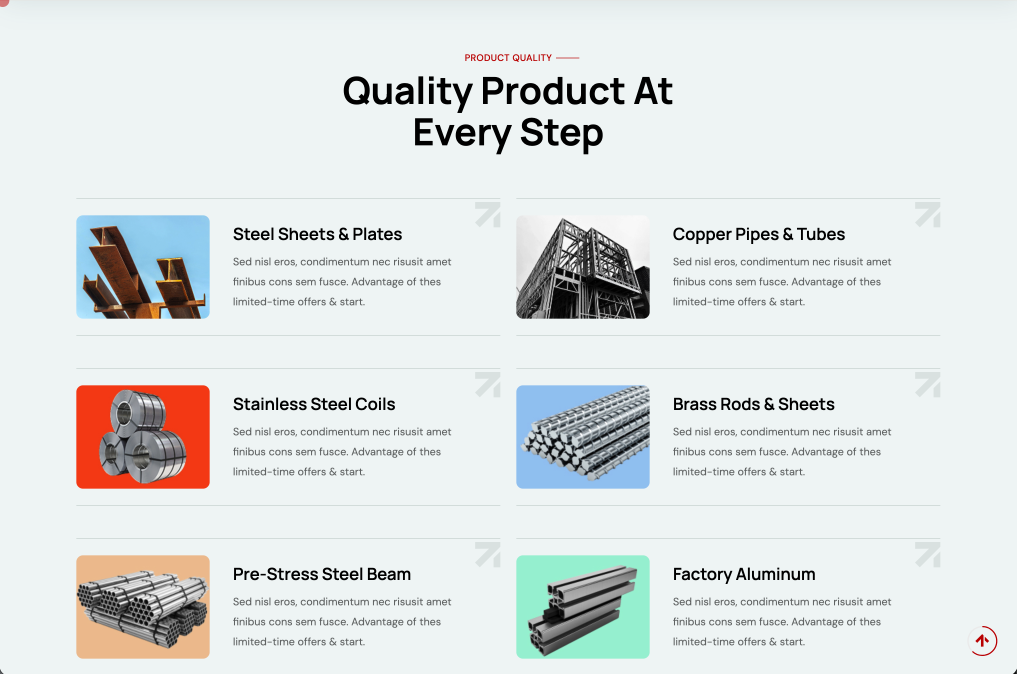
#> input picture produkty.png, 3050 x 2022 px, found by its file name (shown at 1/3 size)
$ python print_img.py
#> lines starting #> are read from the running program, lines starting #| are printed output that depends on the picture
from PIL import Image
import sys

# Load image
img = Image.open('/Users/jakubchutnak/Sites/eurotrademetal/produkty.png')
#> img is the input picture: PIL image 3050x2022 RGBA; mean R, G, B, A 221.5, 226, 225.4, 255
# Resize to fit terminal roughly (e.g. 100 chars wide)
width = 80
ratio = img.height / img.width
#> ratio = 0.663
height = int(width * ratio * 0.5) # 0.5 because terminal chars are twice as tall as they are wide roughly
#> height = 26
img = img.resize((width, height))
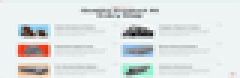
#> img: PIL image 80x26 RGBA (shown 3 times larger); mean R, G, B, A 221.5, 226, 225.4, 255
img = img.convert('RGB')
#> img: PIL image 80x26 RGB

# ANSI escape code for truecolor background
def print_color(r, g, b):
    return f"\033[48;2;{r};{g};{b}m \033[0m"

for y in range(height):
    line = ""
    for x in range(width):
        r, g, b = img.getpixel((x, y))
        line += print_color(r, g, b)
    print(line)

$ run again, with contact-form.png copied over produkty.png
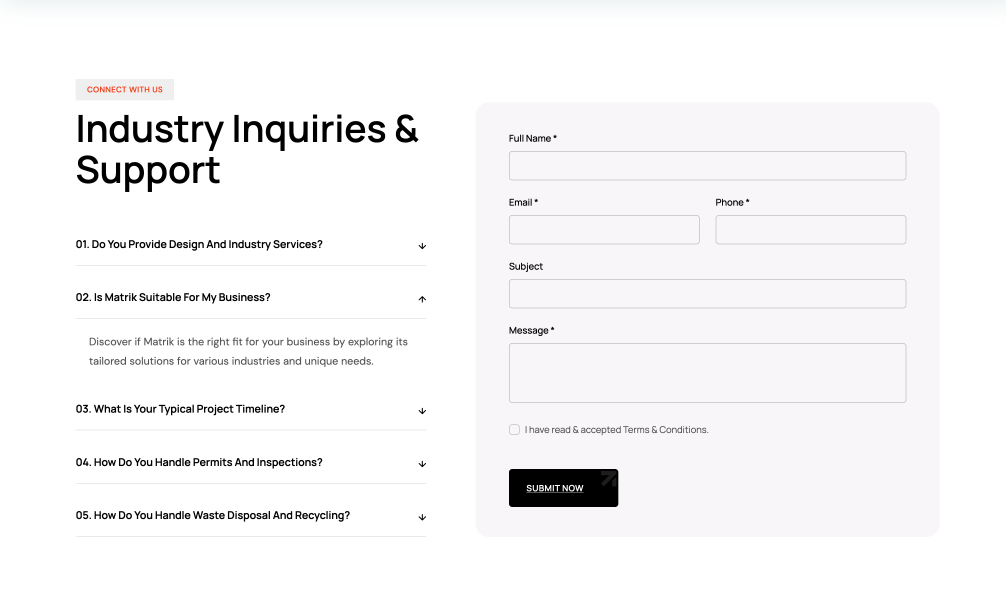
#> input picture contact-form.png, 3018 x 1840 px, found by its file name (shown at 1/3 size)
#> img is the input picture: PIL image 3018x1840 RGBA; mean R, G, B, A 246.7, 245.8, 247.1, 255
#> `img = img.resize((width, height))`:
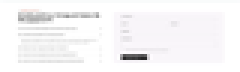
#> img: PIL image 80x24 RGBA (shown 3 times larger); mean R, G, B, A 246.6, 245.7, 246.9, 255

$ run again, with cta.png copied over produkty.png
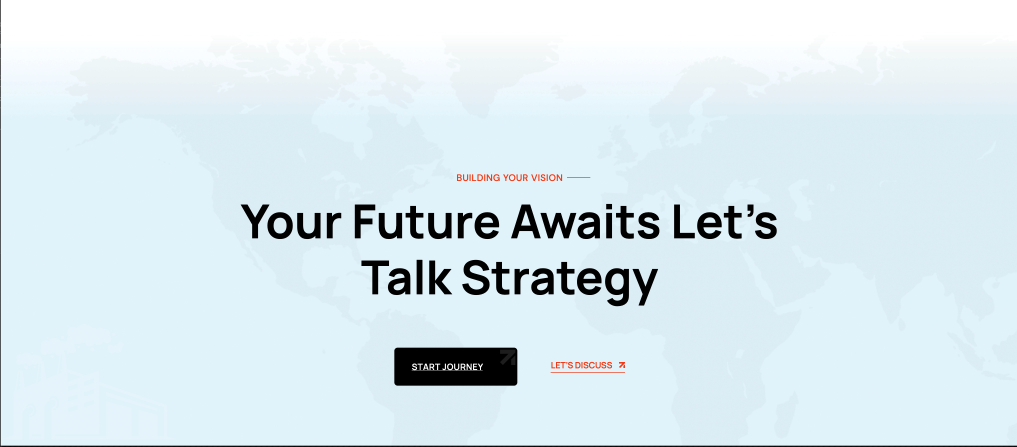
#> input picture cta.png, 3050 x 1340 px, found by its file name (shown at 1/3 size)
#> img is the input picture: PIL image 3050x1340 RGBA; mean R, G, B, A 220.3, 234, 239.6, 255
#> `img = img.resize((width, height))`:
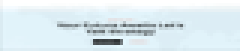
#> img: PIL image 80x17 RGBA (shown 3 times larger); mean R, G, B, A 220.6, 234.3, 239.9, 255

$ run again, with hero-rozlozenie.png copied over produkty.png
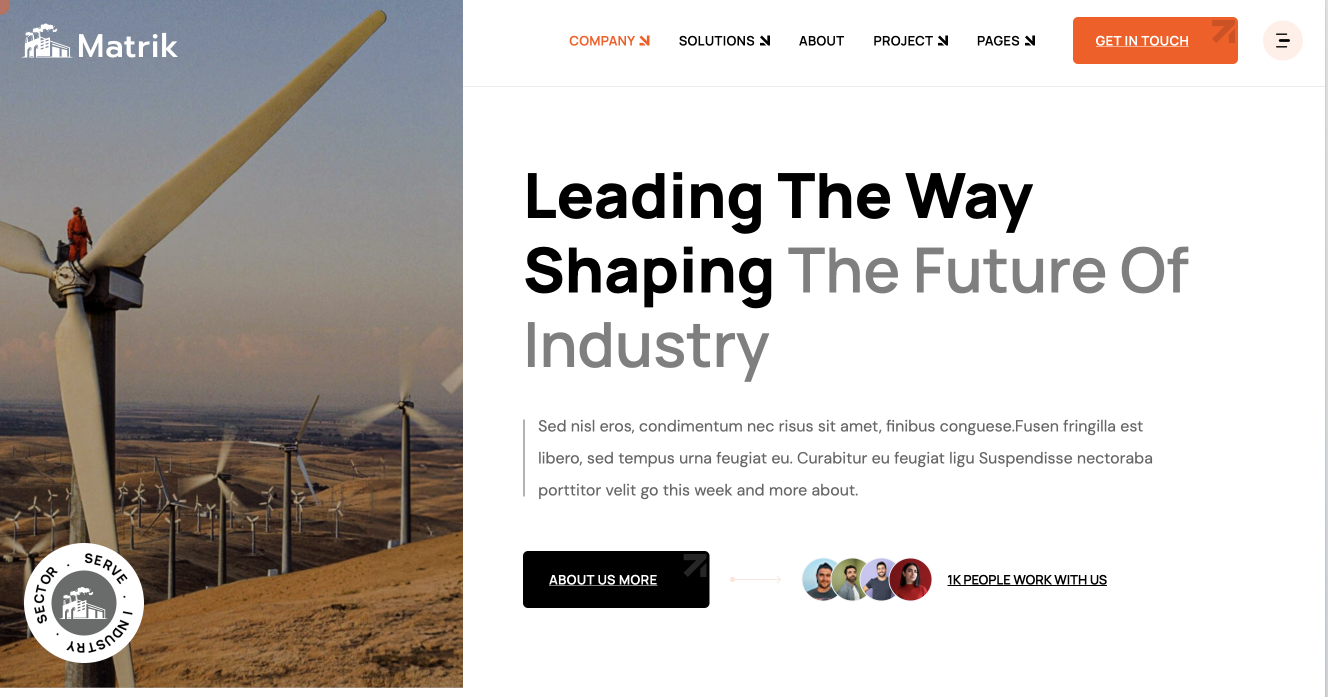
#> input picture hero-rozlozenie.png, 2656 x 1394 px, found by its file name (shown at 1/2 size)
#> img is the input picture: PIL image 2656x1394 RGBA; mean R, G, B, A 199.2, 194.1, 190.5, 255
#> `img = img.resize((width, height))`:
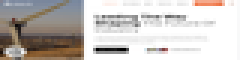
#> img: PIL image 80x20 RGBA (shown 3 times larger); mean R, G, B, A 198.7, 193.5, 189.8, 255
